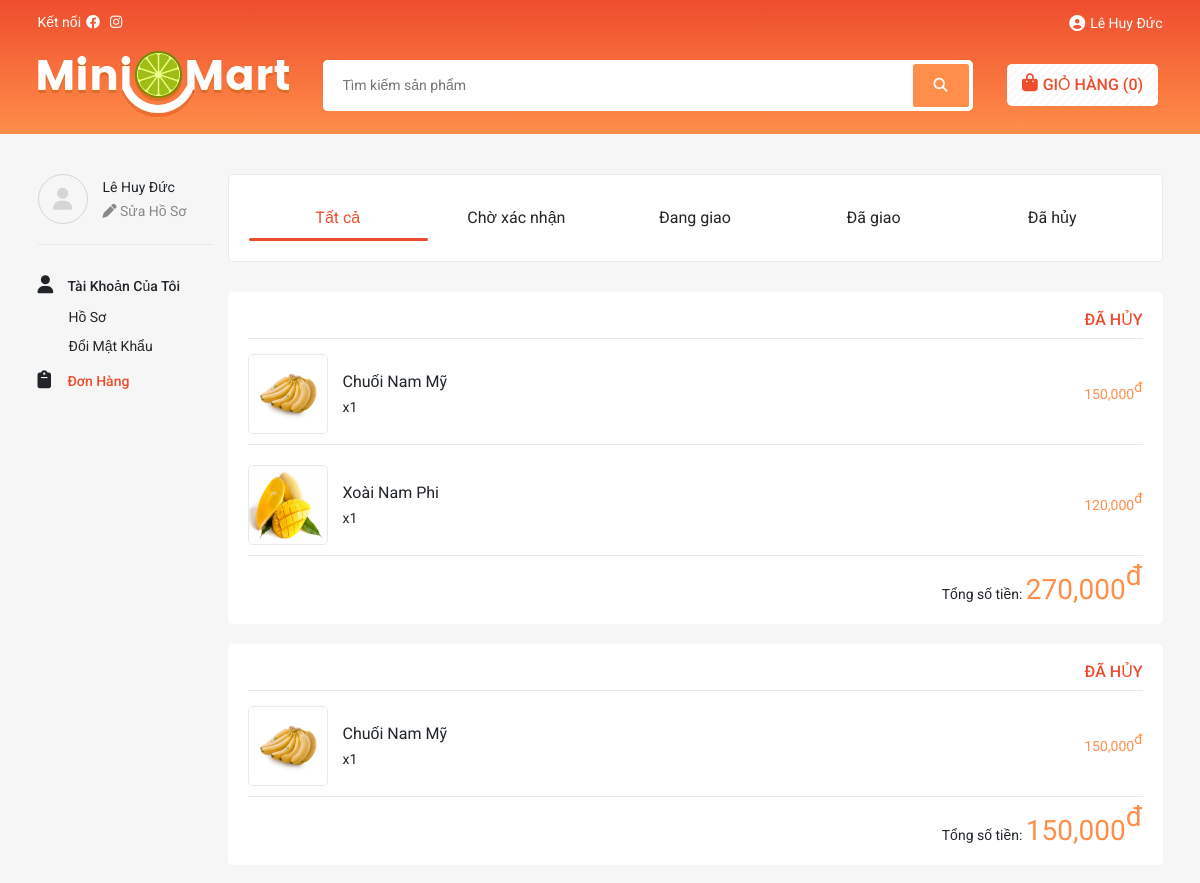
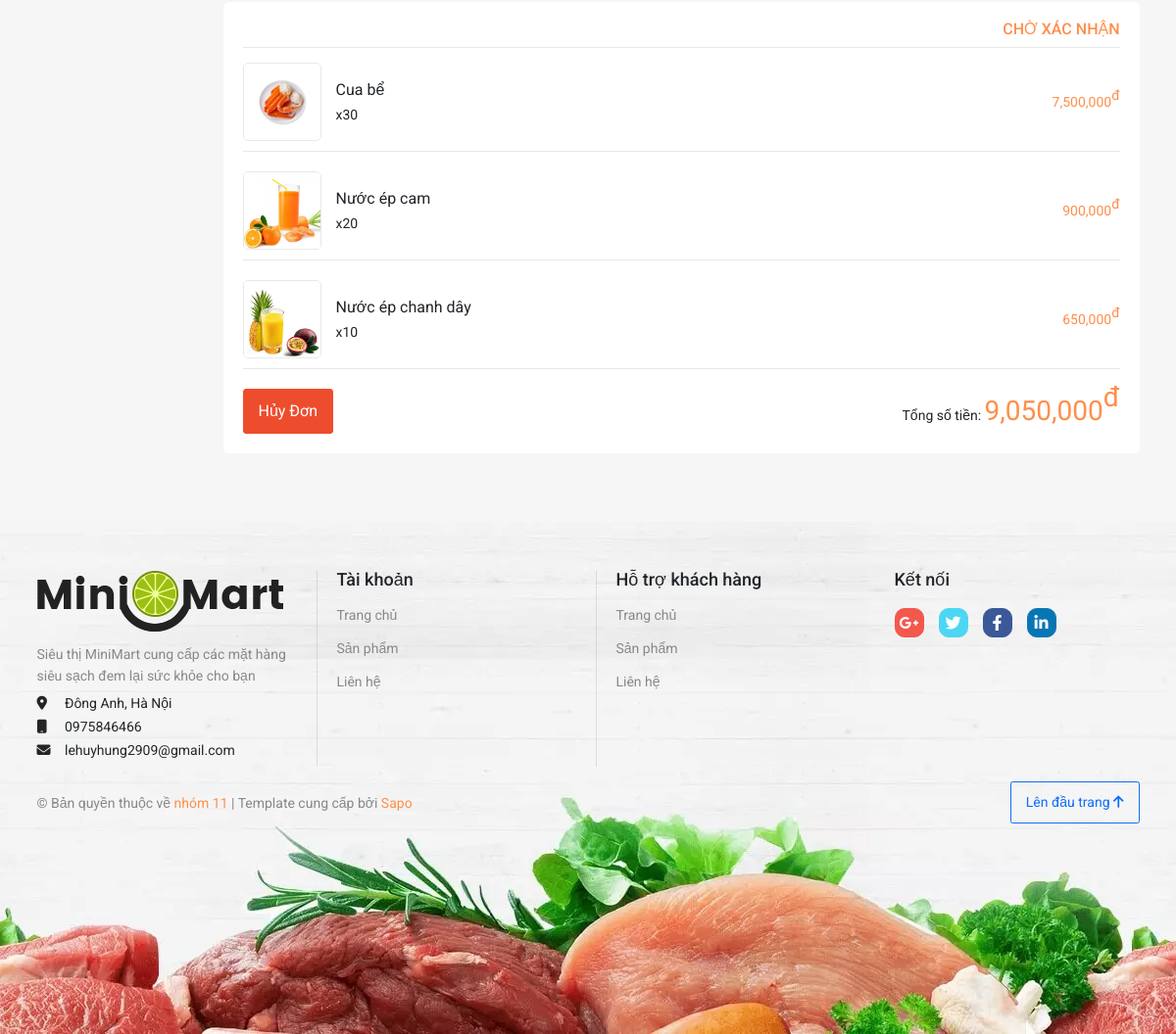
The page /user.php?mode=order (signed in) on the database its author committed (2 pictures, top to bottom).
### tables this page shows
CREATE TABLE `orders` (
  `id` int(11) NOT NULL,
  `user_id` int(11) NOT NULL,
  `name` varchar(50) NOT NULL,
  `email` varchar(100) NOT NULL,
  `phone` varchar(20) NOT NULL,
  `address` varchar(300) NOT NULL,
  `note` varchar(500) NOT NULL,
  `order_date` datetime NOT NULL,
  `total_money` int(11) NOT NULL,
  `reason` varchar(200) NOT NULL,
  `status` int(11) NOT NULL DEFAULT 0
);

CREATE TABLE `order_detail` (
  `order_id` int(11) NOT NULL,
  `product_id` int(11) NOT NULL,
  `price` int(11) NOT NULL,
  `quantity` int(11) NOT NULL,
  `total` int(11) NOT NULL
);

CREATE TABLE `galery` (
  `id` int(11) NOT NULL,
  `product_id` int(11) NOT NULL,
  `thumbnail` varchar(500) NOT NULL,
  `created_At` datetime NOT NULL
);

CREATE TABLE `product` (
  `id` int(11) NOT NULL,
  `cate_id` int(11) NOT NULL,
  `title` varchar(100) NOT NULL,
  `price` int(11) NOT NULL,
  `unit` varchar(20) NOT NULL,
  `country` varchar(50) NOT NULL,
  `discount` int(11) NOT NULL,
  `quantity` int(11) NOT NULL,
  `description` longtext NOT NULL,
  `created_At` datetime NOT NULL,
  `updated_At` datetime NOT NULL,
  `deleted` int(11) NOT NULL DEFAULT 0
);

### ultils/ultility.php (called while the page is built, shortened)
<?php
function fixInjection($sql)
{
    $sql = str_replace('\\', '\\\\', $sql);
    $sql = str_replace('\'', '\\\'', $sql);
    return $sql;
}
function getGet($key)
{
    $value = "";
    if (isset($_GET[$key])) {
        $value = $_GET[$key];
        $value = fixInjection($value);
    }
    return $value;
}

### database/dbhelper.php (called while the page is built, shortened)
<?php
function executeResult($sql, $isSingle = false)
{
    $data = null;
    $cont = mysqli_connect(HOST, USERNAME, PASSWORD, DATABASE);
    mysqli_set_charset($cont, "utf8");
    $result = mysqli_query($cont, $sql);
    if ($isSingle) {
        $data = mysqli_fetch_array($result, 1);
    } else {
        $data = [];
        while (($row = mysqli_fetch_array($result, 1)) != null) {
            $data[] = $row;
        }
    }
    return $data;
}

### user.php (the view, shortened to what this page needs)
<?php
$user = array();
if (isset($_SESSION['login'])) {
    $user = $_SESSION['login'];
} else {
    header('location: ./users/login');
    die();
}
require_once './database/dbhelper.php';
require_once './ultils/ultility.php';
$mode = "profile";
$status = "";
if (!empty($_GET)) {
    $mode = getGet('mode');
    $status = getGet('status');
} else {
    require_once './users/change_user_info_process.php';
}
if (empty($status) && $status != 0) {
    $getOrder = "SELECT * FROM orders WHERE user_id = " . $user['id'];
} else {
    $getOrder = "SELECT * FROM orders WHERE user_id = " . $user['id'] . " AND status = $status";
}
$orders = executeResult($getOrder);
$list_id = array();
$ids = "";
if (!empty($orders)) {
    foreach ($orders as $row) {
        $list_id[] = $row['id'];
    }
    $ids = "(" . implode(',', $list_id) . ")";
}
$getOrderDetail = "";
if (!empty($ids)) {
    $getOrderDetail = "SELECT order_id, product_id, title, order_detail.price, order_detail.quantity, total FROM order_detail INNER JOIN product ON order_detail.product_id = product.id WHERE order_id IN $ids";
} else {
    $getOrderDetail = "SELECT order_id, product_id, title, order_detail.price, order_detail.quantity, total FROM order_detail INNER JOIN product ON order_detail.product_id = product.id";
}
$orderDetails = executeResult($getOrderDetail);
$pro_ids = array();
$id_pro = "";
if (!empty($orderDetails)) {
    foreach ($orderDetails as $row) {
        $pro_ids[] = $row['product_id'];
    }
    $id_pro = "(" . implode(',', $pro_ids) . ")";
}
if (!empty($id_pro)) {
    $thumbnails = executeResult("SELECT * FROM galery WHERE product_id IN $id_pro");
}
?>
<!DOCTYPE html>
<html lang="en">
<head>
    <link href="https://cdn.jsdelivr.net/npm/bootstrap@5.1.3/dist/css/bootstrap.min.css" rel="stylesheet"
 />
    <link rel="stylesheet" href="https://cdnjs.cloudflare.com/ajax/libs/font-awesome/6.1.1/css/all.min.css"
 />
    <link rel="stylesheet" href="./dist/css/style.css" />
</head>
<?php
include "./header.php";
?>
<div class="user container">
    <div class="row">
        <div class="col-md-2">
            <div class="user__nav">
                <div class="user__nav__header">
                    <div class="user__nav__img"><i class="fas fa-user"></i></div>
                    <div class="user__nav__basic-info">
                        <p class="user__nav__text"><?=$user['name']?></p><span class="user__nav__sub-text"><i
                                class="fas fa-pen"></i>
                            Sửa
                            hồ sơ</span>
                    </div>
                </div>
                <ul class="user__nav__list">
                    <li class="user__nav__item"><i class="fas fa-user"></i>Tài khoản của
                        tôi
                        <ul class="user__nav__sub-nav open">
                            <li class="user__nav__item sub-item">
                                <a aria-current="page" class="user__nav__link <?=$mode == "profile" ? 'active' : ""?>"
                                    href="./user.php">Hồ sơ</a>
                            </li>
                            <li class="user__nav__item sub-item">
                                <a class="user__nav__link <?=$mode == "password" ? 'active' : ""?>"
                                    href="?mode=password">Đổi
                                    mật khẩu</a>
                            </li>
                        </ul>
                    </li>
                    <li class="user__nav__item"><i class="fas fa-clipboard"></i><a
                            class="user__nav__link <?=$mode == "order" ? 'active' : ""?>" href="?mode=order">Đơn
                            hàng</a></li>
                </ul>
            </div>
        </div>
        <div class="col">
            <div class="user__content" <?=$mode == "order" ? "style='padding: 20px;'" : ""?>>
                <div class="profile">
                    <?php
if ($mode == "profile") {
    echo '<div class="profile__header">
                <h2 class="profile__heading">Hồ sơ của tôi</h2>
                <p class="profile__sub-heading">Quản lý thông tin hồ sơ để bảo mật tài khoản</p>
        </div>
        <form id="profile-form" class="profile__user" method="POST">
            <input type="text" name="id" value="' . $user['id'] . '" class="d-none">
            <div class="profile__user__field">
                <p class="profile__user__label">Tên</p>
                <div class="input mb-3">
                    <input name="name" placeholder="Tên" type="text"
                    class="input__control form-control ' . (empty($errors['name']) ? '' : 'is-invalid') . '"
                            aria-invalid="false" value="' . $user['name'] . '">
                        <div class="invalid-feedback mt-3 ' . (empty($errors['name']) ? '' : 'input__error') . '">
                            ' . (empty($errors['name']) ? "" : $errors['name']) . '
                        </div>
                    </div>
                </div>
                <div class="profile__user__field">
                        <p class="profile__user__label">Số điện thoại</p>
                        <div class="input mb-3">
                            <input name="phone" placeholder="Số điện thoại" type="text"
                                class="input__control form-control ' . (empty($errors['phone']) ? '' : 'is-invalid') . '"
                                aria-invalid="false" value="' . $user['phone'] . '">
                            <div class="invalid-feedback mt-3 ' . (empty($errors['phone']) ? '' : 'input__error') . '">
                                    ' . (empty($errors['phone']) ? "" : $errors['phone']) . '
                            </div>
                        </div>
                </div>
                <div class="profile__user__field">
                        <p class="profile__user__label">Email</p>
                        <div class="input mb-3">
                            <input name="email" placeholder="Email" type="text"
                                class="input__control form-control ' . (empty($errors['email']) ? '' : 'is-invalid') . '"
                                aria-invalid="false" value="' . $user['email'] . '">
                            <div class="invalid-feedback mt-3 ' . (empty($errors['email']) ? '' : 'input__error') . '">
                                ' . (empty($errors['email']) ? "" : $errors['email']) . '
                            </div>
                        </div>
                </div><button type="submit" class="profile__user__action btn btn-secondary">Lưu</button>
        </form>';
} elseif ($mode = "order") {
    echo '<div class="user__purchase">
            <div class="user__purchase__header">
                <ul class="user__purchase__header__tab">
                    <li class="user__purchase__header__item"><a href="./user.php?mode=order" class="user__purchase__header__link ' . ($status == "" ? "active" : "") . '"
                           >Tất cả</a></li>
                    <li class="user__purchase__header__item"><a href="./user.php?mode=order&status=0" class="user__purchase__header__link ' . ($status == 0 ? "active" : "") . '"
                           >Chờ xác nhận</a></li>
                    <li class="user__purchase__header__item"><a href="./user.php?mode=order&status=1" class="user__purchase__header__link ' . ($status == 1 ? "active" : "") . '"
                           >Đang giao</a></li>
                    <li class="user__purchase__header__item"><a href="./user.php?mode=order&status=2" class="user__purchase__header__link ' . ($status == 2 ? "active" : "") . '"
                           >Đã giao</a></li>
                    <li class="user__purchase__header__item"><a href="./user.php?mode=order&status=3" class="user__purchase__header__link ' . ($status == 3 ? "active" : "") . '"
                           >Đã hủy</a></li>
                    <div class="user__purchase__header__line"></div>
                </ul>
            </div>
        </div>';
}
?>
                </div>
            </div>
            <div class="user__purchase__list <?=$mode == "order" ? "" : "d-none"?>">
                <?php
foreach ($orders as $row) {
    $status = "";
    switch ($row['status']) {
        case 0:
            $status = "Chờ xác nhận";
            break;
        case 3:
            $status = "Đã hủy";
            break;
    }
    echo '<div class="user__purchase__item">
            <p class="user__purchase__item__status _' . $row['status'] . '">
                ' . $status . '
            </p>';
    foreach ($orderDetails as $item) {
        if ($item['order_id'] == $row['id']) {
            $thumbnail = "";
            foreach ($thumbnails as $img) {
                if ($img['product_id'] == $item['product_id']) {
                    $thumbnail = $img['thumbnail'];
                    break;
                }
            }
            echo '<div class="user__purchase__product">
                        <div class="user__purchase__product__item">
                            <img src="./assets/thumbnail/' . $thumbnail . '" alt="anh"
                                class="user__purchase__product__item__thumbnail">
                            <div class="user__purchase__product__item__info">
                                <p class="user__purchase__product__item__name">' . $item['title'] . '</p>
                                <p class="user__purchase__product__item__quantity">x' . $item['quantity'] . '</p>
                            </div>
                            <p class="user__purchase__product__item__total">
                                ' . number_format($item['total']) . '<sup>đ</sup>
                            </p>
                        </div>
                    </div>';
        }
    }
    echo '<div class="user__purchase__item__action">';
    echo $row['status'] != 2 && $row['status'] != 3 ? '<p data-id="' . $row['id'] . '" class="delete--btn btn btn-secondary buy-btn mt-0">Hủy đơn</p>' : "";
    echo '<p class="user__purchase__item__sum">Tổng số tiền: <span>' . number_format($row['total_money']) . '<sup>đ</sup></span></p>
            </div>
        </div>';
}
?>
            </div>
        </div>
    </div>
</div>
<?php
include "./footer.php";
?>

### rows shown on the page
orders: status "ĐÃ HỦY", total_money "270,000"
order_detail: galery.thumbnail (picture), product.title "Chuối Nam Mỹ", quantity "1", total "150,000"
order_detail: galery.thumbnail (picture), product.title "Xoài Nam Phi", quantity "1", total "120,000"
orders: status "ĐÃ HỦY", total_money "150,000"
order_detail: galery.thumbnail (picture), product.title "Chuối Nam Mỹ", quantity "1", total "150,000"
orders: status "CHỜ XÁC NHẬN", total_money "9,050,000"
order_detail: galery.thumbnail (picture), product.title "Cua bể", quantity "30", total "7,500,000"
order_detail: galery.thumbnail (picture), product.title "Nước ép cam", quantity "20", total "900,000"
order_detail: galery.thumbnail (picture), product.title "Nước ép chanh dây", quantity "10", total "650,000"

### other values the page prints
$user['name'] "Lê Huy Đức"
